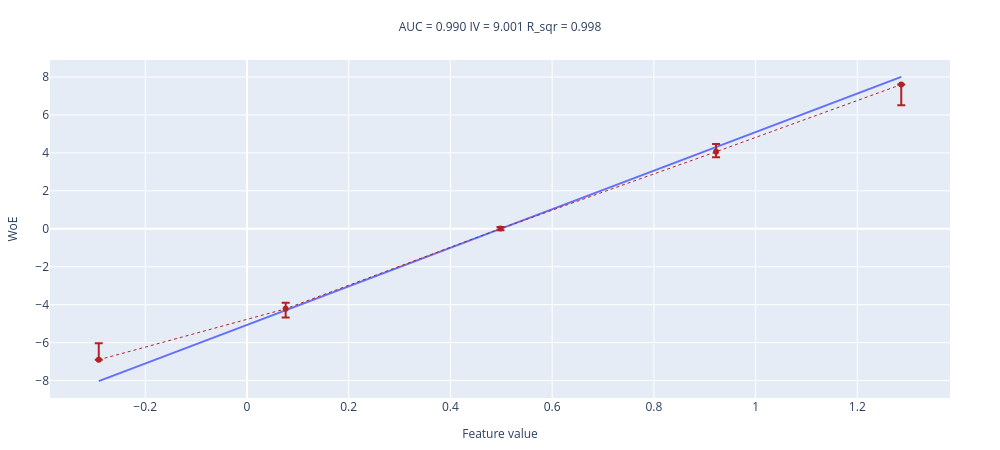
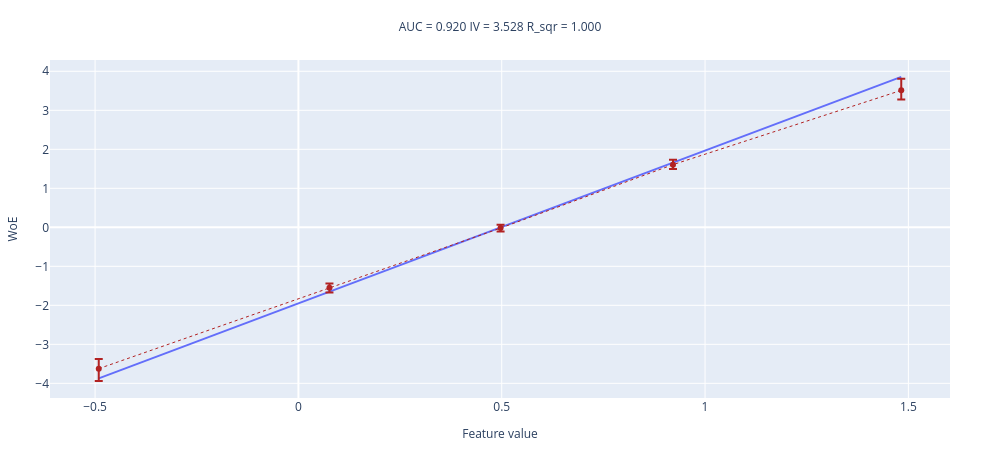
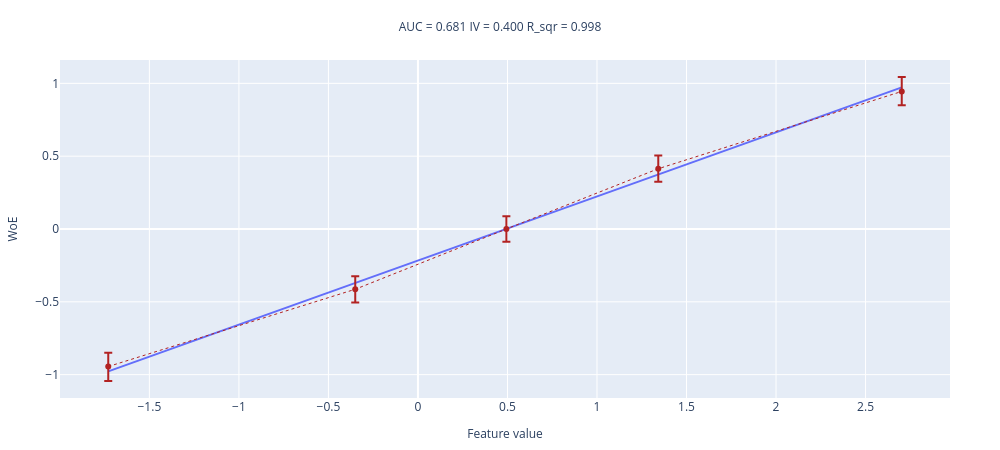
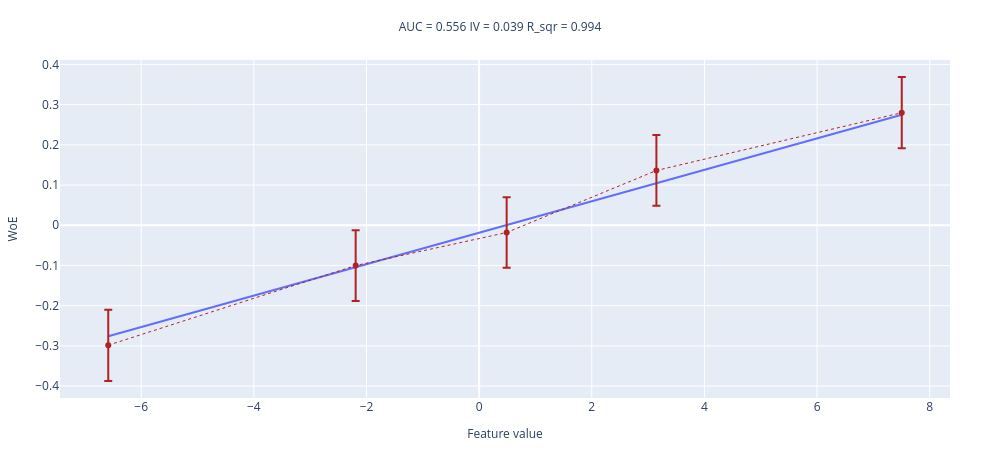

Notebook source saved alongside these figures, in order:
### Markdown cell above
#### №1 

Как будут меняться график, метрики разделяющей способности и $R^2$ при изменении дисперсии шума (параметр `noise_std`)?

### Code cell
exp_arr = []
for noise_std in [0.3, 0.5, 1.5, 5, 10, 100]:
    np.random.seed(89)
    x = np.concatenate([sps.norm(0, noise_std).rvs(size = sample_size // 2), sps.norm(1, noise_std).rvs(size = sample_size // 2)])
    df['feature'] = x
    exp_arr.append((noise_std, woe_line(values=x, target=y, n_buckets=5)))

for exp in exp_arr:
    print(f"noise:\n{exp[0]}")
    exp[1].show()

### Figure 1 — Plotly figure (JSON) as saved in the notebook; plotly's stock layout.template omitted (floating-point values rounded to 4 significant figures)
{"data": [{"mode": "lines", "name": "interpolation_line", "showlegend": false, "type": "scatter", "x": [-0.2914, 0.07606, 0.4984, 0.9222, 1.286], "y": [-8.03, -4.296, -0.003193, 4.304, 8.004]}, {"error_y": {"array": [0.8707, 0.3138, 0.08772, 0.4111, NaN], "arrayminus": [null, 0.4536, 0.08769, 0.2934, 1.086], "symmetric": false, "type": "data"}, "line": {"color": "firebrick", "dash": "dot", "width": 1}, "name": "WoE", "showlegend": false, "type": "scatter", "x": [-0.2914, 0.07606, 0.4984, 0.9222, 1.286], "y": [-6.907, -4.219, 0.008, 4.057, 7.6]}], "layout": {"height": 450, "margin": {"b": 50, "l": 50, "r": 50, "t": 60}, "title": {"font": {"size": 12}, "text": "AUC = 0.990 IV = 9.001 R_sqr = 0.998 ", "x": 0.5, "xanchor": "center", "y": 0.95, "yanchor": "top"}, "width": 1000, "xaxis": {"title": {"font": {"size": 12}, "text": "Feature value"}}, "yaxis": {"title": {"font": {"size": 12}, "text": "WoE"}}}}

### Figure 2 — Plotly figure (JSON) as saved in the notebook; plotly's stock layout.template omitted (floating-point values rounded to 4 significant figures)
{"data": [{"mode": "lines", "name": "interpolation_line", "showlegend": false, "type": "scatter", "x": [-0.491, 0.07637, 0.4972, 0.9212, 1.482], "y": [-3.873, -1.651, -0.002924, 1.658, 3.856]}, {"error_y": {"array": [0.2448, 0.1113, 0.08767, 0.1224, 0.3], "arrayminus": [0.3194, 0.12, 0.08775, 0.1132, 0.2336], "symmetric": false, "type": "data"}, "line": {"color": "firebrick", "dash": "dot", "width": 1}, "name": "WoE", "showlegend": false, "type": "scatter", "x": [-0.491, 0.07637, 0.4972, 0.9212, 1.482], "y": [-3.623, -1.551, -0.02, 1.607, 3.511]}], "layout": {"height": 450, "margin": {"b": 50, "l": 50, "r": 50, "t": 60}, "title": {"font": {"size": 12}, "text": "AUC = 0.920 IV = 3.528 R_sqr = 1.000 ", "x": 0.5, "xanchor": "center", "y": 0.95, "yanchor": "top"}, "width": 1000, "xaxis": {"title": {"font": {"size": 12}, "text": "Feature value"}}, "yaxis": {"title": {"font": {"size": 12}, "text": "WoE"}}}}

### Figure 3 — Plotly figure (JSON) as saved in the notebook; plotly's stock layout.template omitted (floating-point values rounded to 4 significant figures)
{"data": [{"mode": "lines", "name": "interpolation_line", "showlegend": false, "type": "scatter", "x": [-1.73, -0.3502, 0.494, 1.342, 2.702], "y": [-0.9779, -0.3708, 0.0007874, 0.3741, 0.9726]}, {"error_y": {"array": [0.09563, 0.08878, 0.08771, 0.09042, 0.09983], "arrayminus": [0.09983, 0.09042, 0.08771, 0.08878, 0.09563], "symmetric": false, "type": "data"}, "line": {"color": "firebrick", "dash": "dot", "width": 1}, "name": "WoE", "showlegend": false, "type": "scatter", "x": [-1.73, -0.3502, 0.494, 1.342, 2.702], "y": [-0.9445, -0.4138, 0.0, 0.4138, 0.9445]}], "layout": {"height": 450, "margin": {"b": 50, "l": 50, "r": 50, "t": 60}, "title": {"font": {"size": 12}, "text": "AUC = 0.681 IV = 0.400 R_sqr = 0.998 ", "x": 0.5, "xanchor": "center", "y": 0.95, "yanchor": "top"}, "width": 1000, "xaxis": {"title": {"font": {"size": 12}, "text": "Feature value"}}, "yaxis": {"title": {"font": {"size": 12}, "text": "WoE"}}}}

### Figure 4 — Plotly figure (JSON) as saved in the notebook; plotly's stock layout.template omitted (floating-point values rounded to 4 significant figures)
{"data": [{"mode": "lines", "name": "interpolation_line", "showlegend": false, "type": "scatter", "x": [-6.585, -2.192, 0.4886, 3.147, 7.503], "y": [-0.2759, -0.1042, 0.0006123, 0.1045, 0.2748]}, {"error_y": {"array": [0.08811, 0.08763, 0.08768, 0.08818, 0.08912], "arrayminus": [0.08927, 0.08801, 0.08775, 0.08765, 0.08803], "symmetric": false, "type": "data"}, "line": {"color": "firebrick", "dash": "dot", "width": 1}, "name": "WoE", "showlegend": false, "type": "scatter", "x": [-6.585, -2.192, 0.4886, 3.147, 7.503], "y": [-0.2982, -0.1001, -0.018, 0.1362, 0.2798]}], "layout": {"height": 450, "margin": {"b": 50, "l": 50, "r": 50, "t": 60}, "title": {"font": {"size": 12}, "text": "AUC = 0.556 IV = 0.039 R_sqr = 0.994 ", "x": 0.5, "xanchor": "center", "y": 0.95, "yanchor": "top"}, "width": 1000, "xaxis": {"title": {"font": {"size": 12}, "text": "Feature value"}}, "yaxis": {"title": {"font": {"size": 12}, "text": "WoE"}}}}
